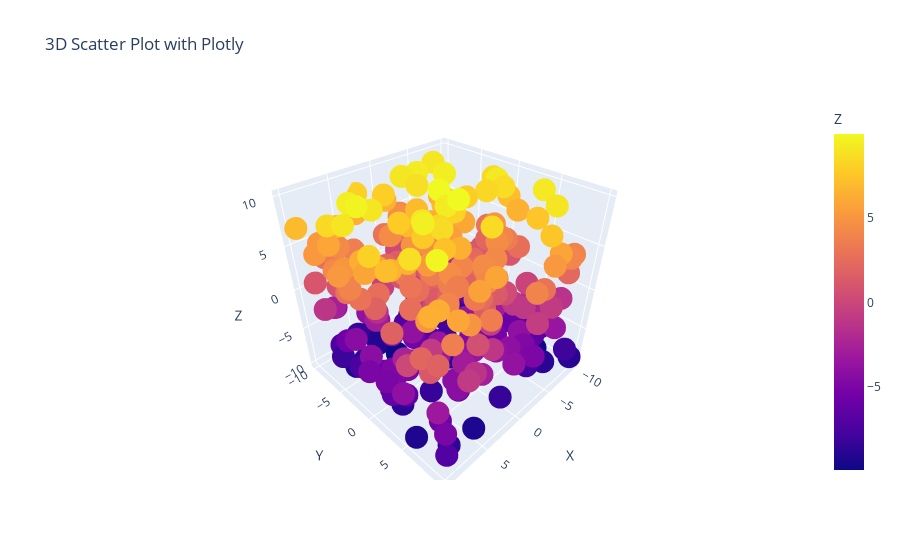

Here is the notebook cell this chart was saved with:
### Code cell
fig = go.Figure()
fig = px.scatter_3d(df, x='X', y='Y', z='Z', color='Z', title='3D Scatter Plot with Plotly')
fig.show()

### Figure 1 — Plotly figure (JSON) as saved in the notebook; plotly's stock layout.template omitted (floating-point values rounded to 4 significant figures; data arrays with more than 128 entries replaced by an {"elided": "..."} marker saying what was removed)
{"data": [{"hovertemplate": "X=%{x}<br>Y=%{y}<br>Z=%{marker.color}<extra></extra>", "legendgroup": "", "marker": {"color": {"elided": "300 float values"}, "coloraxis": "coloraxis", "symbol": "circle"}, "mode": "markers", "name": "", "scene": "scene", "showlegend": false, "type": "scatter3d", "x": {"elided": "300 float values"}, "y": {"elided": "300 float values"}, "z": {"elided": "300 float values"}}], "layout": {"coloraxis": {"colorbar": {"title": {"text": "Z"}}, "colorscale": [[0, "#0d0887"], [0.1111, "#46039f"], [0.2222, "#7201a8"], [0.3333, "#9c179e"], [0.4444, "#bd3786"], [0.5556, "#d8576b"], [0.6667, "#ed7953"], [0.7778, "#fb9f3a"], [0.8889, "#fdca26"], [1, "#f0f921"]]}, "legend": {"tracegroupgap": 0}, "scene": {"domain": {"x": [0, 1], "y": [0, 1]}, "xaxis": {"title": {"text": "X"}}, "yaxis": {"title": {"text": "Y"}}, "zaxis": {"title": {"text": "Z"}}}, "title": {"text": "3D Scatter Plot with Plotly"}}}
